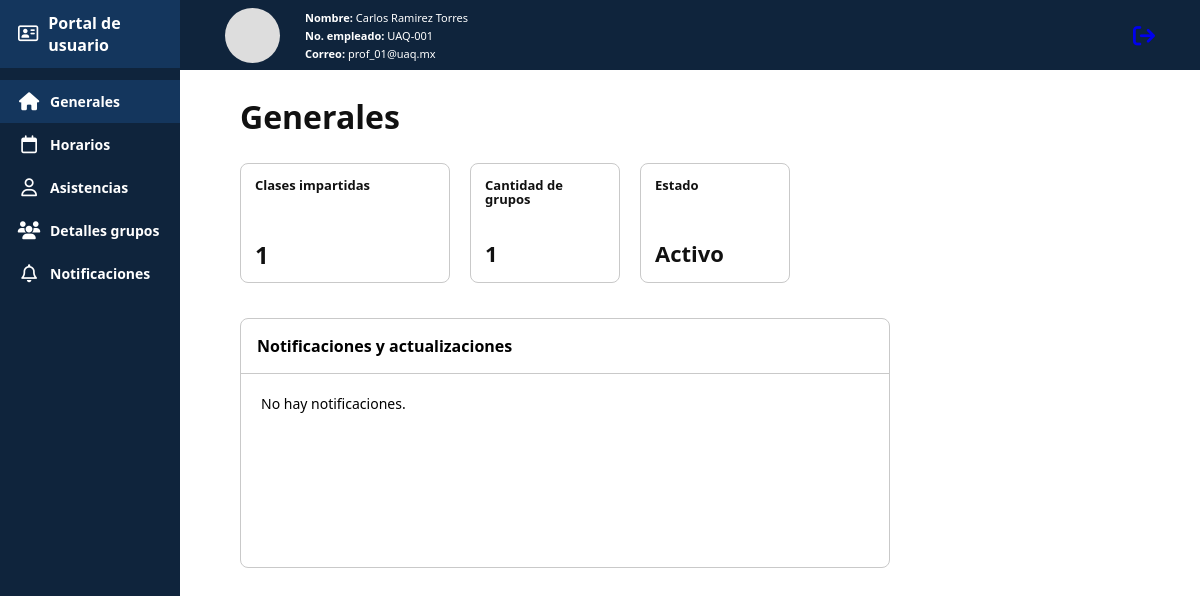
Page /dashboard/ (signed in) on the earlier database version.
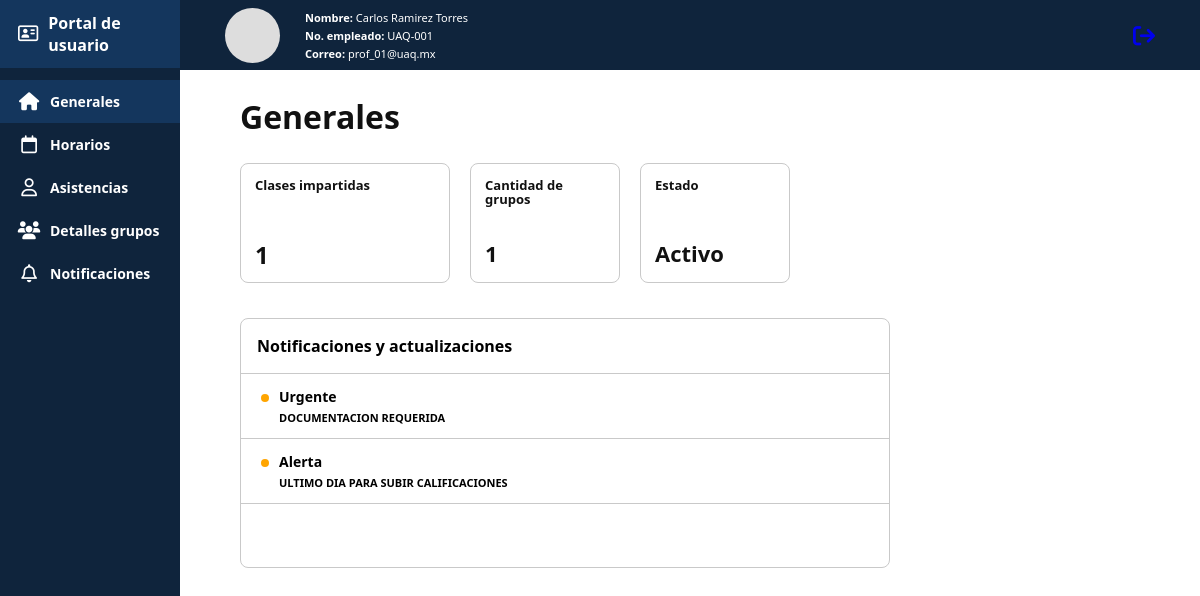
Same page on the later database version.
### horarios/models.py (models this page shows, shortened)
class Notificacion(models.Model):
    TIPO_CHOICES = [
        ('INFO', 'Información'),
        ('ALERTA', 'Alerta'),
        ('URGENTE', 'Urgente'),
    ]
    usuario = models.ForeignKey(User, on_delete=models.CASCADE, related_name='notificaciones')
    tipo = models.CharField(max_length=10, choices=TIPO_CHOICES, default='INFO')
    mensaje = models.CharField(max_length=300)
    fecha = models.DateTimeField(auto_now_add=True)
    leida = models.BooleanField(default=False)
    class Meta:
        verbose_name_plural = 'Notificaciones'
        ordering = ['-fecha']

### horarios/views.py (the view, shortened to what this page needs)
# urls.py: path('dashboard/', views.ver_horario, name='dashboard'),
@login_required
def ver_horario(request):
    if es_profesor(request.user):
        profesor = request.user.perfil_profesor
        total_materias = profesor.grupos.values('materia').distinct().count()
        grupos = list(profesor.grupos.all())
        asignar_horarios_por_dia(grupos)
        sesiones = Sesion.objects.filter(
            grupo__in=grupos
        )
        notificaciones = Notificacion.objects.filter(
            usuario=request.user
        )
        contexto = {
            'profesor': profesor,
            'grupos': grupos,
            'sesiones': sesiones,
            'notificaciones': notificaciones,
            'total_materias': total_materias,
        }
        return render(
            request,
            'DashboardMaestros.html',
            contexto
        )
    else:
        messages.error(
            request,
            'No tienes permiso para ver esta página.'
        )
        return redirect('login')

### horarios/views.py (called while the page is built)
def es_profesor(usuario):
    return hasattr(usuario, 'perfil_profesor')

def asignar_horarios_por_dia(grupos):
    dias_map = {
        'LUN': 'lun', 'MAR': 'mar', 'MIE': 'mie',
        'JUE': 'jue', 'VIE': 'vie', 'SAB': 'sab',
    }
    for grupo in grupos:
        for attr in dias_map.values():
            setattr(grupo, attr, '')
        for sesion in grupo.sesiones.all():
            attr = dias_map.get(sesion.dia, '')
            if attr:
                hora = f"{sesion.hora_inicio.strftime('%H:%M')}-{sesion.hora_fin.strftime('%H:%M')}"
                setattr(grupo, attr, hora)
    return grupos

### templates/DashboardMaestros.html (shortened to what this page needs)
{% load static %}
<!DOCTYPE html>
<html lang="es">
<head>
    <link rel="stylesheet" href="{% static 'styleDash.css' %}">
    <link rel="stylesheet" href="https://cdnjs.cloudflare.com/ajax/libs/font-awesome/6.5.1/css/all.min.css">
</head>
<body>
    <section class="dashboard">
        <aside class="nav">
            <ul>
                <li class="logo-item">
                    <a href="#">
                        <span class="icon"><i class="fa-regular fa-address-card"></i></span>
                        <span class="title">Portal de usuario</span>
                    </a>
                </li>
                <li class="active">
                    <a href="#" onclick="mostrarGenerales()">
                        <span class="icon"><i class="fa-solid fa-house"></i></span>
                        <span class="title">Generales</span>
                    </a>
                </li>
                <li>
                    <a href="#" onclick="mostrarHorarios()">
                        <span class="icon"><i class="fa-regular fa-calendar"></i></span>
                        <span class="title">Horarios</span>
                    </a>
                </li>
                <li>
                    <a href="#" onclick="mostrarAsistencias()">
                        <span class="icon"><i class="fa-regular fa-user"></i></span>
                        <span class="title">Asistencias</span>
                    </a>
                </li>
                <li>
                    <a href="#" onclick="mostrarInformacionGrupo()">
                        <span class="icon"><i class="fa-solid fa-users"></i></span>
                        <span class="title">Detalles grupos</span>
                    </a>
                </li>
                <li>
                    <a href="#" onclick="mostrarNotificaciones()">
                        <span class="icon"><i class="fa-regular fa-bell"></i></span>
                        <span class="title">Notificaciones</span>
                    </a>
                </li>
            </ul>
        </aside>
        <header class="topbar">
            <div class="perfil">
                <div class="foto"></div>
                <div class="datos">
                    <p><b>Nombre:</b> {{ profesor.usuario.get_full_name }}</p>
                    <p><b>No. empleado:</b> {{ profesor.numero_empleado }}</p>
                    <p><b>Correo:</b> {{ profesor.usuario.email }}</p>
                </div>
            </div>
            <a href="{% url 'logout' %}" class="salir">
                <i class="fa-solid fa-arrow-right-from-bracket"></i>
            </a>
        </header>
        <main class="content">
            <h1 id="titulo-vista">Generales</h1>
            <section class="cards">
                <div class="card card-grande">
                    <h3>Clases impartidas</h3>
                    <p>{{ total_materias }}</p>
                </div>
                <div class="card">
                    <h3>Cantidad de grupos</h3>
                    <p>{{ profesor.grupos.count }}</p>
                </div>
                <div class="card">
                    <h3>Estado</h3>
                    <p>
                        {% if profesor.activo %}Activo{% else %}Inactivo{% endif %}
                    </p>
                </div>
            </section>
            <section id="contenido-vista" class="contenido-vista"></section>
        </main>
    </section>
    <div id="template-generales" class="template">
        <div class="notificaciones">
            <h3>Notificaciones y actualizaciones</h3>
            {% for notificacion in notificaciones %}
            <div class="noti">
                <span class="punto naranja"></span>
                <div>
                    <h4>{{ notificacion.get_tipo_display }}</h4>
                    <p>{{ notificacion.mensaje }}</p>
                </div>
            </div>
            {% empty %}
            <p class="vacio">No hay notificaciones.</p>
            {% endfor %}
        </div>
        <br><br>
</body>
</html>

Differences in the rows shown:
added Notificacion: tipo "Urgente", mensaje "DOCUMENTACION REQUERIDA"
added Notificacion: tipo "Alerta", mensaje "ULTIMO DIA PARA SUBIR CALIFICACIONES"
Other differences:
text no longer shown: "No hay notificaciones."
